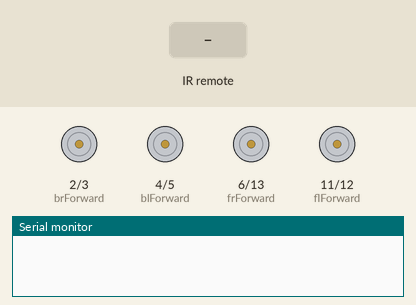
The sketch below on a simulated Arduino Uno, built with avr-gcc and run on an emulated ATmega328P. Parts: motor-driver pin pairs drawn as motors (green arrow = first pin HIGH = forward, orange = second pin HIGH = backward, longer = more drive), the last lines printed to the serial monitor. Inputs (shaded band) come from the test bench.

Above: at 2.2 s.
2.3 s: infrared code 0x9 received
At 2.42 s:
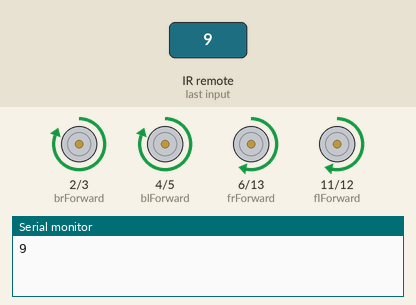
4.0 s: infrared code 0xA received
At 4.12 s:
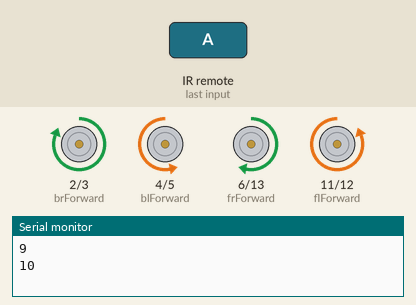
5.7 s: infrared code 0x8 received
At 5.82 s:
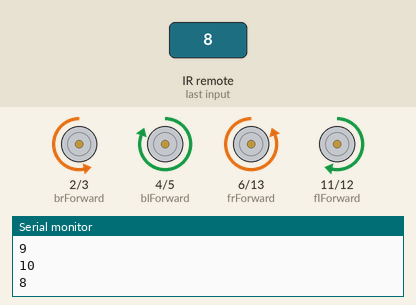
7.4 s: infrared code 0x1 received
At 7.52 s:
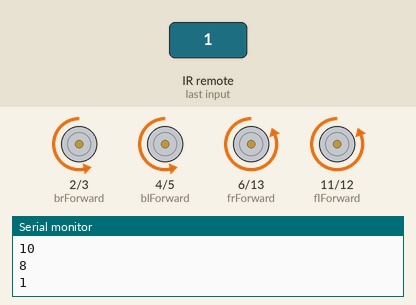
Timing chart, 0 to 10.1 s (numbered marks = the images above; inputs shaded):
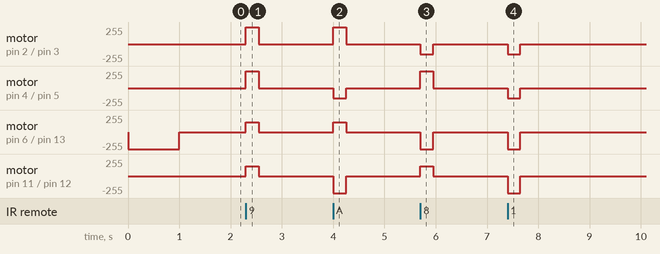

Measured:
- after the input at 2.3 s, motor on pin 2 (brForward) / pin 3 (brBackward), motor on pin 4 (blForward) / pin 5 (blBackward): stopped → forward 255/255 at once, → stopped 0.25 s later; motor on pin 6 (frForward) / pin 13 (frBackward), motor on pin 11 (flForward) / pin 12 (flBackward): stopped → forward 150/255 at once, → stopped 0.25 s later
- after the input at 4.0 s, motor on pin 2 (brForward) / pin 3 (brBackward): stopped → forward 255/255 at once, → stopped 0.25 s later; motor on pin 4 (blForward) / pin 5 (blBackward): stopped → backward 150/255 at once, → stopped 0.25 s later
- after the input at 5.7 s, motor on pin 2 (brForward) / pin 3 (brBackward): stopped → backward 150/255 at once, → stopped 0.25 s later; motor on pin 4 (blForward) / pin 5 (blBackward): stopped → forward 255/255 at once, → stopped 0.25 s later
- after the input at 7.4 s, motor on pin 2 (brForward) / pin 3 (brBackward), motor on pin 4 (blForward) / pin 5 (blBackward): stopped → backward 150/255 at once, → stopped 0.25 s later; motor on pin 6 (frForward) / pin 13 (frBackward), motor on pin 11 (flForward) / pin 12 (flBackward): stopped → backward 255/255 at once, → stopped 0.25 s later

The sketch:

car.ino
```cpp
#include <IRremote.h>

#define frForward 6 // FR forw
#define flForward 11 // FL forw
#define brForward 2 // BR forw
#define blForward 4 // BL forw

#define frBackward 13 // FR backw
#define flBackward 12 // FL backw
#define brBackward 3 // BR backw
#define blBackward 5 // BL backw

#define IRPinData 8
#define IRPinGND 9
#define IRPinVCC 10

void stopAll(){
  for(int pin = 2; pin<8; pin++){
    digitalWrite(pin,LOW);
  }
  digitalWrite(11,LOW);
   digitalWrite(12,LOW);
   digitalWrite(13,LOW);
}

void turnRight(int time){
  if(time == 0){
    time = 1000;
  }
  analogWrite(blForward, 150);
  analogWrite(frBackward, 150);

  analogWrite(flForward, 150);
  analogWrite(brBackward, 150);

  delay(time);
  stopAll();
}

void turnLeft(int time){
  if(time == 0){
    time = 1000;
  }
  analogWrite(blBackward, 150);
  analogWrite(frForward, 150);

  analogWrite(flBackward, 150);
  analogWrite(brForward, 150);

  delay(time);
  stopAll();
}

void goForward(int time){
  if(time == 0){
    time = 1000;
  }
  analogWrite(blForward, 150);
  analogWrite(frForward, 150);

  analogWrite(flForward, 150);
  analogWrite(brForward, 150);

  delay(time);
  stopAll();
}

void goBackward(int time){
  if(time == 0){
    time = 1000;
  }
  analogWrite(blBackward, 150);
  analogWrite(frBackward, 150);

  analogWrite(flBackward, 150);
  analogWrite(brBackward, 150);

  delay(time);
  stopAll();
}

void setup() {
  // put your setup code here, to run once:
  IrReceiver.begin(IRPinData);
  pinMode(frForward, OUTPUT);
  pinMode(flForward, OUTPUT);
  pinMode(blForward, OUTPUT);
  pinMode(brForward, OUTPUT);
  pinMode(frBackward, OUTPUT);
  pinMode(flBackward, OUTPUT);
  pinMode(blBackward, OUTPUT);
  pinMode(brBackward, OUTPUT);

  pinMode(IRPinVCC, OUTPUT);
  pinMode(IRPinGND, OUTPUT);
  digitalWrite(IRPinVCC, HIGH);
  digitalWrite(IRPinGND, LOW);
  Serial.begin(9600);
  analogWrite(frBackward, 150);
  delay(1000);
  //turnLeft(0);


  stopAll();

}

void loop() {
  // put your main code here, to run repeatedly:
  if (IrReceiver.decode()) {
    IrReceiver.resume();

    uint16_t command = IrReceiver.decodedIRData.command;
    Serial.println(command);
    switch(command){
      case 9:
        goForward(250);
        break;
      case 10:
        turnLeft(250);
        break;
      case 8:
        turnRight(250);
        break;
      case 1:
        goBackward(250);
        break;
    }
  }
}
```
